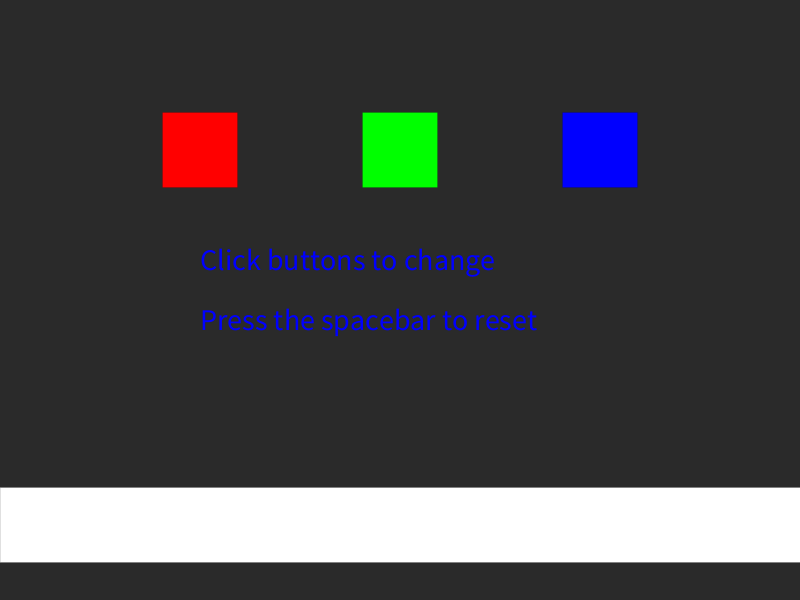
Frame 1 (no input)
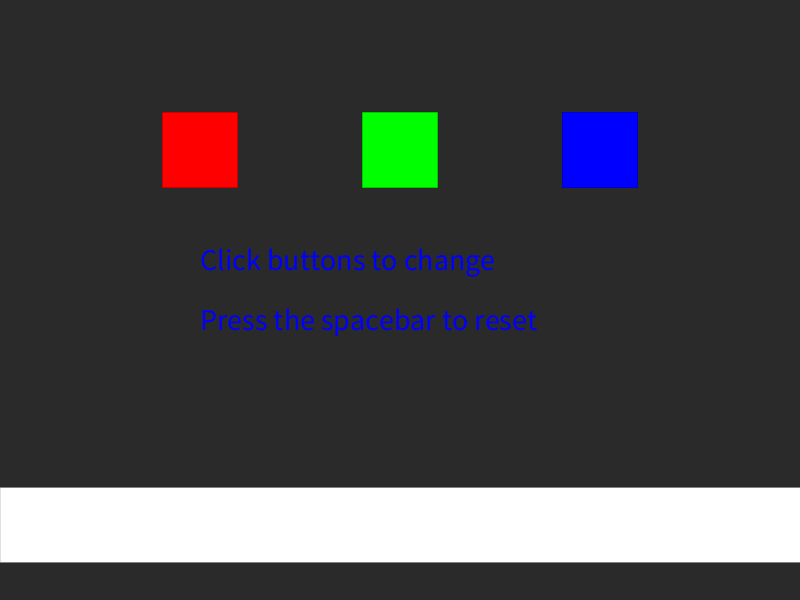
Frame 60 (the mouse pressed at the canvas centre just before this capture)
Frame 120 (the mouse held since frame 60 and released just before this capture): identical to frame 60, image omitted

The Processing sketch that drew these frames (run headless with seeded random() and noise(); from frame 60 on, the mouse is pressed at the canvas centre):

// Processing sketch: Daily10_Color_Bar
// ── Daily10_Color_Bar.pde

ColorBar bar;
PVector place, size;
color c1, c2, c3;
Button button1;

void setup() {
  size(800, 600);
  size = new PVector(width,height/8);
  place = new PVector(width/2,height*.875);
  bar = new ColorBar(place, size, color(255));
  c1 = color(255,0,0);
  c2 = color(0,255,0);
  c3 = color(0,0,255);
  button1 = new Button(new PVector(width/4,height/4), height/8,true,true,c1);
}

void draw() {
  background(42);
  strokeWeight(0);
  bar.newButton(new PVector(width/4,height/4), height/8,true,true,c1);
  bar.newButton(new PVector(width/2,height/4),height/8,true,true,c2);
  bar.newButton(new PVector(width*.75,height/4),height/8,true,true,c3);
  //bar.addButton(button1);
  bar.drawAll();
  textSize(30);
  text("Click buttons to change", width/4, height/2-30);
  text("Press the spacebar to reset", width/4, height/2+30);
}

void mousePressed(){
 bar.changeBar(); 
}

void keyPressed(){
 if(key == ' '){
   bar.resetBar();
 }
}



class ColorBar {
  /*
  A bar that is a certain color. That color can be changed to the color of the button
   */
  ArrayList<Button> buttons = new ArrayList<Button>();
  PVector posn, size;
  color c, initial;

  ColorBar(ArrayList<Button> buttons, PVector centerOfBar, PVector size, color theDefault) {
    this.buttons = buttons;
    posn = centerOfBar;
    this.size = size;
    c = theDefault;
    initial = theDefault;
  }
  ColorBar(PVector centerOfBar, PVector size, color theDefault) {
    posn = centerOfBar;
    this.size = size;
    c = theDefault;
    initial = theDefault;
  }

  void drawBar() {
    rectMode(CENTER);
    fill(c);
    rect(posn.x, posn.y, size.x, size.y);
  }
  void drawButtons() {
    for (int i = 0; i<buttons.size(); i++) {
      buttons.get(i).drawButton();
    }
  }
  void drawAll(){
    drawBar();
    drawButtons();
  }
  void newButton(PVector posn, float size, boolean isSquare, boolean isOn, color c){
    buttons.add(new Button(posn,size,isSquare,isOn,c));
  }
  void addButton(Button b){
    buttons.add(b);
  }
  Button buttonClicked(){
    Button jeff = new Button(c);
    for(int i = 0;i<buttons.size();i++){
      if(buttons.get(i).isOn && buttons.get(i).wasClicked()){
       jeff = buttons.get(i); 
      }
    }
    return jeff;
  }
  void changeBar(){
    c = buttonClicked().c;
  }
  void resetBar(){
   c = initial; 
  }
  /*
   -----------------------------------------------------------------  Helper Function  --------------------------------------------------------------------
  */
  void fillWith(ArrayList list, Object added) {
    /*
    fills the given ArrayList with the given object in place of every value it contains
     */
    int howMany = list.size();
    for (int i = howMany-1; i>=0; i--) {
      list.remove(i);
    }
    for (int i = 0; i<howMany; i++) {
      list.add(added);
    }
  }
  void shortenTo(ArrayList chungus, ArrayList shorty) {
    /*
    removes the initial values of the first given ArrayList
     until it is the same length as the second given ArrayList
     */
    for (int i = 0; i<(chungus.size()-shorty.size()); i++) {
      chungus.remove(i);
    }
  }
}
class Button {
  PVector posn = new PVector(0,0);
  float size = 0;
  boolean isOn = false, isSquare = false;
  color c = 0;
  Button(PVector posn, float size, boolean isSquare, boolean isOn, color c) {
    this.posn = posn;
    this.size = size;
    this.isSquare = isSquare;
    this.isOn = isOn;
    this.c = c;
  }
  Button(color c) {
    this.c = c;
  }
  Button() {}

  void drawButton() {
    if (isOn) {
      fill(c);

      if (isSquare) {
        rectMode(CENTER);
        square(posn.x, posn.y, size);
      } else {
        circle(posn.x, posn.y, size);
      }
    }
  }
  boolean onButton(float x, float y) {
    if (isSquare) {
      return inSquareCentered(posn.x, posn.y, size, x, y);
    } else {
      return inDistance(posn.x, posn.y, size, x, y);
    }
  }
  boolean wasClicked() {
    return onButton(mouseX, mouseY);
  }

  //
  //----------------------------------------------------------  Helper Functions ------------------------------------------------------------
  //
  boolean inBounds(float x, float y, float leftBound, float rightBound, float topBound, float bottomBound) {
    /*
  checks if the given input is within all four bounds
     */
    return ((leftBound <= x) && (x <= rightBound) && (topBound <= y) && (y <= bottomBound));
  }
  boolean inSquareCentered(float x, float y, float side, float inputX, float inputY) {
    /*
  checks if the input is in the given square centered at (x,y) with sides of side
     */
    return inBounds(inputX, inputY, x-side, x+side, y-side, y+side);
  }
  boolean inDistance(float centerX, float centerY, float distance, float checkedX, float checkedY) {
    /*
  Checks if a given point is within a given distance of another point
     */
    return distance >= dist(centerX, centerY, checkedX, checkedY);
  }
}
